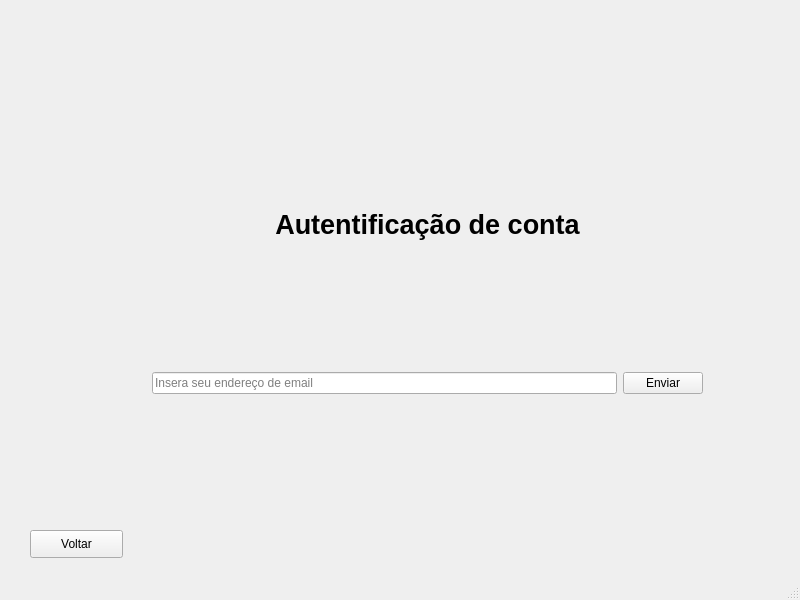
<?xml version="1.0" encoding="UTF-8"?>
<ui version="4.0">
 <class>MainWindow</class>
 <widget class="QMainWindow" name="MainWindow">
  <property name="geometry">
   <rect>
    <x>0</x>
    <y>0</y>
    <width>800</width>
    <height>600</height>
   </rect>
  </property>
  <property name="windowTitle">
   <string>MainWindow</string>
  </property>
  <widget class="QWidget" name="centralwidget">
   <widget class="QWidget" name="layoutWidget">
    <property name="geometry">
     <rect>
      <x>152</x>
      <y>83</y>
      <width>551</width>
      <height>311</height>
     </rect>
    </property>
    <property name="layoutDirection">
     <enum>Qt::LeftToRight</enum>
    </property>
    <layout class="QVBoxLayout" name="verticalLayout">
     <item>
      <widget class="QLabel" name="label">
       <property name="font">
        <font>
         <pointsize>20</pointsize>
         <weight>75</weight>
         <bold>true</bold>
        </font>
       </property>
       <property name="layoutDirection">
        <enum>Qt::LeftToRight</enum>
       </property>
       <property name="frameShape">
        <enum>QFrame::NoFrame</enum>
       </property>
       <property name="text">
        <string>Autentificação de conta</string>
       </property>
       <property name="alignment">
        <set>Qt::AlignCenter</set>
       </property>
      </widget>
     </item>
     <item>
      <layout class="QHBoxLayout" name="horizontalLayout">
       <item>
        <widget class="QLineEdit" name="lineEdit">
         <property name="placeholderText">
          <string>Insera seu endereço de email</string>
         </property>
        </widget>
       </item>
       <item>
        <widget class="QPushButton" name="enviar">
         <property name="text">
          <string>Enviar</string>
         </property>
        </widget>
       </item>
      </layout>
     </item>
    </layout>
   </widget>
   <widget class="QPushButton" name="voltar">
    <property name="geometry">
     <rect>
      <x>30</x>
      <y>530</y>
      <width>93</width>
      <height>28</height>
     </rect>
    </property>
    <property name="text">
     <string>Voltar</string>
    </property>
   </widget>
  </widget>
  <widget class="QStatusBar" name="statusbar"/>
 </widget>
 <resources/>
 <connections/>
</ui>
